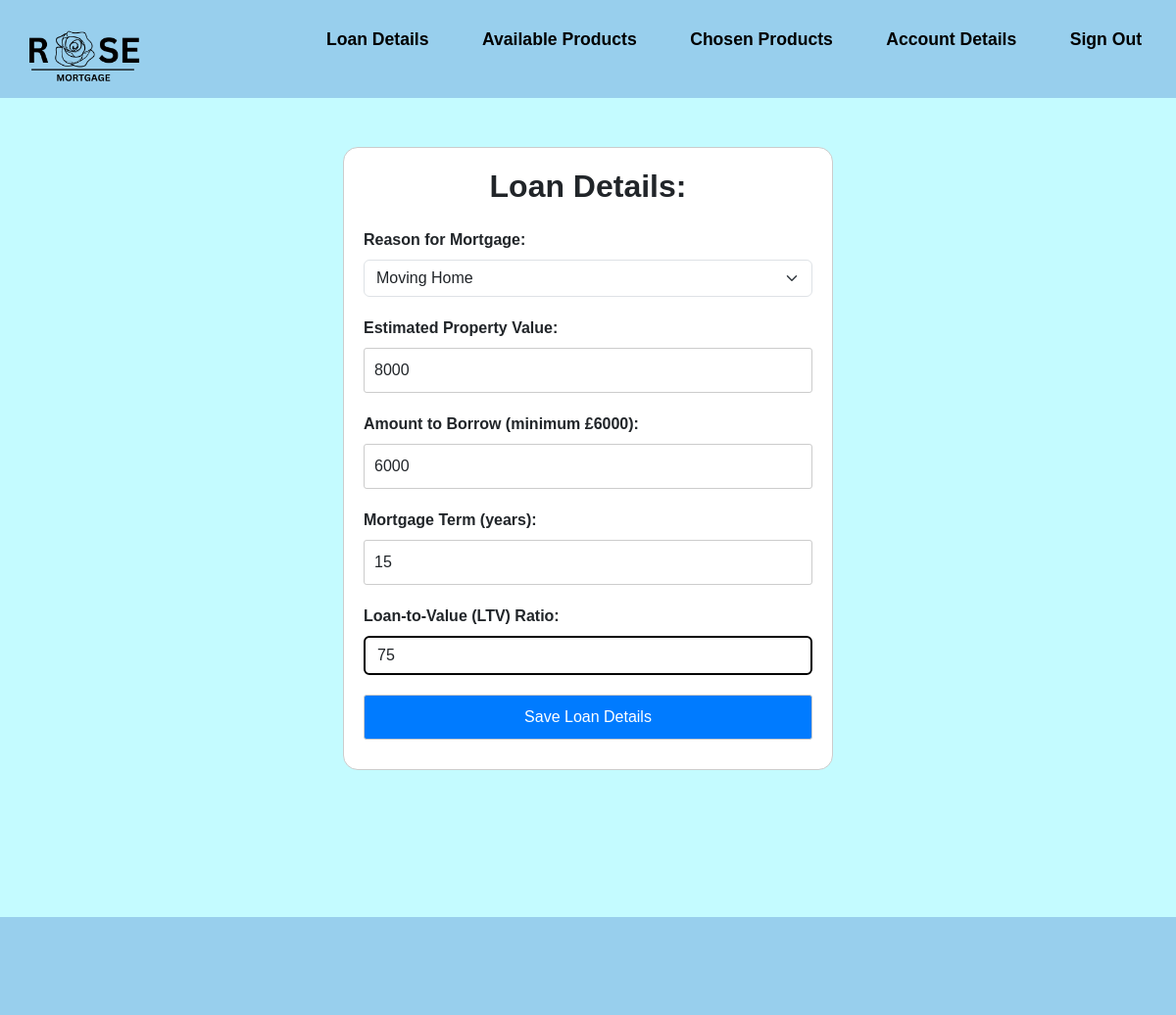
Page /Loan-details.php (signed in) on the earlier database version.
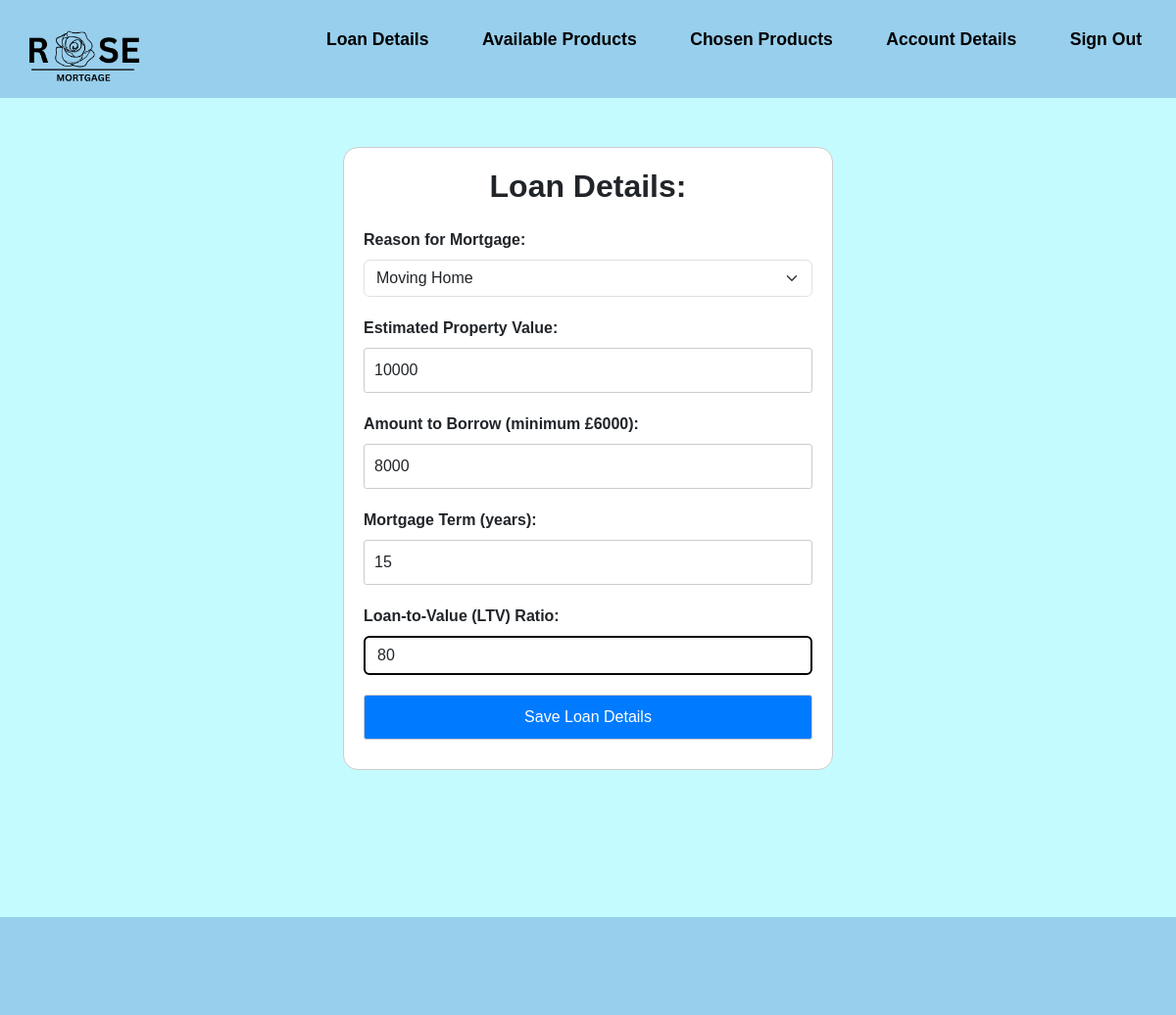
Same page on the later database version.
### tables this page shows
CREATE TABLE "financialdetails" (
	"financial_ID"	INTEGER,
	"RegisteredUser_ID"	INTEGER NOT NULL,
	"annual_income"	INTEGER NOT NULL,
	"additional_income_amount"	INTEGER NOT NULL,
	"total_balance"	INTEGER NOT NULL,
	"other_commitments"	TEXT NOT NULL,
	"monthly_spending_amounts"	INTEGER NOT NULL,
	"credit_score"	TEXT NOT NULL,
	"mortgage_reason"	TEXT NOT NULL,
	"estimated_property_value"	INTEGER NOT NULL,
	"borrow_amount"	INTEGER NOT NULL,
	"mortgage_term"	INTEGER NOT NULL,
	"user_ltv"	INTEGER,
	FOREIGN KEY("RegisteredUser_ID") REFERENCES "RegisteredUser"("RegisteredUser_ID"),
	PRIMARY KEY("financial_ID" AUTOINCREMENT)
);

### Loan-details.php (the view, shortened to what this page needs)
<?php
include 'connection.php';
$RegisteredUser_ID = $_SESSION['RegisteredUser_ID'];
$retrieve_loan_query = "SELECT * FROM financialdetails WHERE RegisteredUser_ID = :RegisteredUser_ID";
$stmt_retrieve = $db->prepare($retrieve_loan_query);
$stmt_retrieve->bindParam(':RegisteredUser_ID', $RegisteredUser_ID, PDO::PARAM_INT);
$stmt_retrieve->execute();
$loanDetails = $stmt_retrieve->fetch(PDO::FETCH_ASSOC);
?>
<!DOCTYPE html>
<html lang="en">
<head>
    <link href="https://cdn.jsdelivr.net/npm/bootstrap@5.3.0-alpha1/dist/css/bootstrap.min.css" rel="stylesheet">
    <link rel="stylesheet" href="style.css">
</head>
<body>
<header class="flex-container">
    <a href="MemberViewProducts.php"> <img src="Assets/logo.png" alt="Rose Mortgage"> </a>
    <div>
        <ul class="nav-links">
            <li><a href="Loan-details.php">Loan Details</a></li>
            <li><a href="MemberViewProducts.php">Available Products</a></li>
            <li><a href="MemberChosenProducts.php">Chosen Products</a></li>
            <li><a href="MemberAccountDetails.php">Account Details</a></li>
            <li><a href="home.php">Sign Out</a></li>
        </ul>
    </div>
</header>
<main>
    <div class="reg">
        <h2 class="mb-4"><b>Loan Details:</b></h2>
        <form action="<?php echo $_SERVER['PHP_SELF']; ?>" method="post">
            <div class="form-group">
                <label for="mortgage_reason" class="form-label">Reason for Mortgage:</label>
                <select class="form-select" id="mortgage_reason" name="mortgage_reason" required>
                    <option value="moving_home" <?php if ($loanDetails['mortgage_reason'] == 'moving_home') echo 'selected'; ?>>Moving Home</option>
                </select>
            </div>
            <div class="form-group">
                <label for="estimated_property_value" class="form-label">Estimated Property Value:</label>
                <input type="number" class="form-control" id="estimated_property_value" name="estimated_property_value" value="<?php echo $loanDetails['estimated_property_value']; ?>" required>
            </div>
            <div class="form-group">
                <label for="borrow_amount" class="form-label">Amount to Borrow (minimum £6000):</label>
                <input type="number" class="form-control" id="borrow_amount" name="borrow_amount" value="<?php echo $loanDetails['borrow_amount']; ?>" min="6000" required>
            </div>
            <div class="form-group">
                <label for="mortgage_term" class="form-label">Mortgage Term (years):</label>
                <input type="number" class="form-control" id="mortgage_term" name="mortgage_term" value="<?php echo $loanDetails['mortgage_term']; ?>" required>
            </div>
            <div class="form-group">
                <label for="ltv_ratio" class="form-label">Loan-to-Value (LTV) Ratio:</label>
                <input type="text" class="form-control" id="ltv_ratio" name="ltv_ratio" value="<?php echo isset($loanDetails['user_ltv']) ? $loanDetails['user_ltv'] : ''; ?>" readonly>
            </div>
            <button type="submit" name="loan-submit">Save Loan Details</button>
        </form>
    </div>
</main>
<footer>
</footer>
</body>
</html>

Differences in the rows shown:
changed financialdetails "Moving Home": estimated_property_value "8000" → "10000"; borrow_amount "6000" → "8000"; ltv_ratio "75" → "80"
